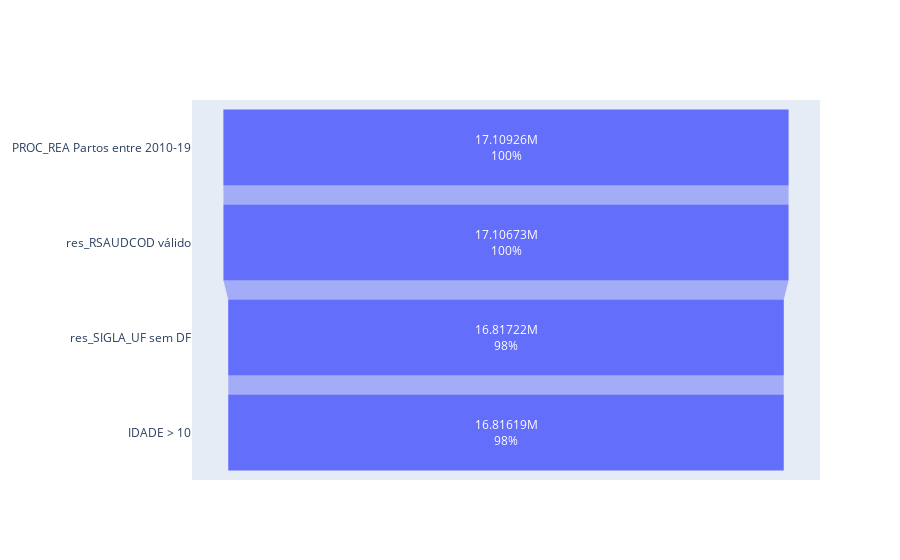

Write notebook code for a chart like this one.
### Code cell
from plotly import graph_objects as go

fig = go.Figure(go.Funnel(
	# y = ['PROC_REA Partos', 'ano_internacao entre 2010-19', 'res_RSAUDCOD válido', 'res_SIGLA_UF sem DF', 'IDADE > 10', 'CNES válido', 'raça/cor preenchida'],
	# x = [23302307, 17109256, 17106725, 16817215, 16816186, 16816186, 12008075],
	y = ['PROC_REA Partos entre 2010-19', 'res_RSAUDCOD válido', 'res_SIGLA_UF sem DF', 'IDADE > 10'],
	x = [17109256, 17106725, 16817215, 16816186],
	textposition = "inside",
	textinfo = "value+percent initial",
	# opacity = 0.65, marker = {"color": ["deepskyblue", "lightsalmon", "tan", "teal", "silver"],
	# "line": {"width": [4, 2, 2, 3, 1, 1], "color": ["wheat", "wheat", "blue", "wheat", "wheat"]}},
	# connector = {"line": {"color": "royalblue", "dash": "dot", "width": 3}})
	))

fig.show()

### Figure 1 — Plotly figure (JSON) as saved in the notebook; plotly's stock layout.template omitted (floating-point values rounded to 4 significant figures)
{"data": [{"textinfo": "value+percent initial", "textposition": "inside", "type": "funnel", "x": [17109256, 17106725, 16817215, 16816186], "y": ["PROC_REA Partos entre 2010-19", "res_RSAUDCOD válido", "res_SIGLA_UF sem DF", "IDADE > 10"]}], "layout": {}}
